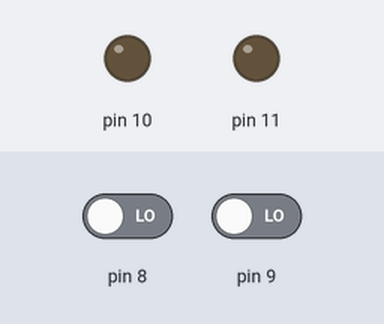
Bench run of a program on a simulated Arduino Uno, built with avr-gcc and run on an emulated ATmega328P. Shown: output pins drawn as LEDs (lit = HIGH). The test bench sets the inputs (shaded band); at power-on: pin 8 LOW, pin 9 LOW.

Above: at 1.2 s.
1.3 s: pin 8 driven HIGH
At 2.5 s:
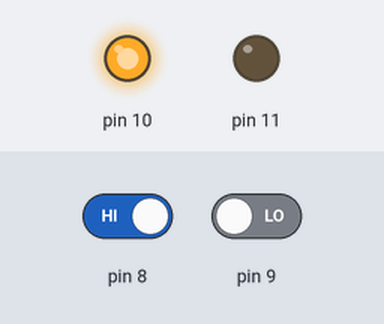
2.8 s: pin 8 driven LOW
At 3.8 s:
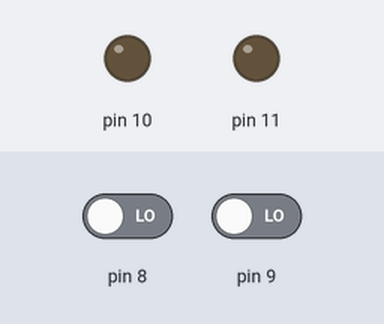
4.3 s: pin 9 driven HIGH
At 4.9 s:
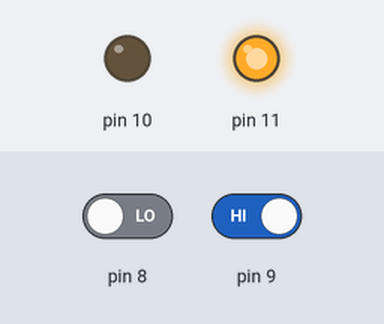
5.8 s: pin 9 driven LOW
At 7.2 s:
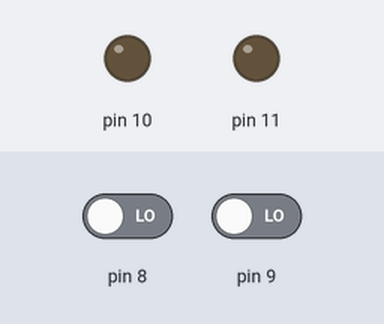
Timing chart, 0 to 8.3 s (numbered marks = the images above; inputs shaded):
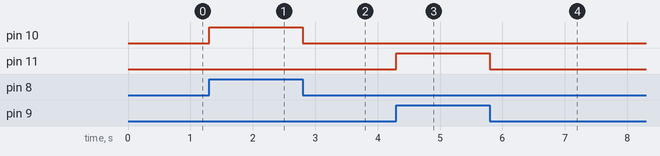

Measured:
- after the input at 1.3 s, pin 10: LOW → HIGH at once
- after the input at 2.8 s, pin 10: HIGH → LOW at once
- after the input at 4.3 s, pin 11: LOW → HIGH at once
- after the input at 5.8 s, pin 11: HIGH → LOW at once

The program:

main.cpp
```cpp
extern "C"{
#include "DLCI.h"
#include "directionalLightingFunc.h"
#include "DLCI_private.h"
}
#include <Arduino.h>


void setup() {
  pinMode (8,INPUT);
  pinMode (9,INPUT);

  pinMode (10,OUTPUT);
  pinMode (11,OUTPUT);

}

void loop() {
  // put your main code here, to run repeatedly:
  DLCI_U.rightSw_B = digitalRead(8);
  DLCI_U.leftSw_B = digitalRead(9);
  DLCI_directionalLightingFunc(DLCI_U.rightSw_B, DLCI_U.leftSw_B,
    &DLCI_Y.rightLamp_B, &DLCI_Y.leftLamp_B);
    digitalWrite(10,DLCI_Y.rightLamp_B);
    digitalWrite(11,DLCI_Y.leftLamp_B);
}
```

DLCI.c
```cpp
/*
 * File: DLCI.c
 *
 * Code generated for Simulink model 'DLCI'.
 *
 * Model version                  : 1.1
 * Simulink Coder version         : 23.2 (R2023b) 01-Aug-2023
 * C/C++ source code generated on : Sat Jul 13 20:43:25 2024
 *
 * Target selection: ert.tlc
 * Embedded hardware selection: Intel->x86-64 (Windows64)
 * Code generation objectives: Unspecified
 * Validation result: Not run
 */

#include "DLCI.h"
#include "directionalLightingFunc.h"

/* External inputs (root inport signals with default storage) */
ExtU_DLCI_T DLCI_U;

/* External outputs (root outports fed by signals with default storage) */
ExtY_DLCI_T DLCI_Y;

/* Real-time model */
static RT_MODEL_DLCI_T DLCI_M_;
RT_MODEL_DLCI_T *const DLCI_M = &DLCI_M_;

/* Model step function */
void DLCI_step(void)
{
  /* Outputs for Atomic SubSystem: '<Root>/directionalLightingFunc' */

  /* Outport: '<Root>/leftLamp_B' incorporates:
   *  Inport: '<Root>/leftSw_B'
   *  Inport: '<Root>/rightSw_B'
   *  Outport: '<Root>/rightLamp_B'
   */
  DLCI_directionalLightingFunc(DLCI_U.rightSw_B, DLCI_U.leftSw_B,
    &DLCI_Y.rightLamp_B, &DLCI_Y.leftLamp_B);

  /* End of Outputs for SubSystem: '<Root>/directionalLightingFunc' */
}

/* Model initialize function */
void DLCI_initialize(void)
{
  /* (no initialization code required) */
}

/* Model terminate function */
void DLCI_terminate(void)
{
  /* (no terminate code required) */
}

/*
 * File trailer for generated code.
 *
 * [EOF]
 */
```

DLCI.h
```cpp
/*
 * File: DLCI.h
 *
 * Code generated for Simulink model 'DLCI'.
 *
 * Model version                  : 1.1
 * Simulink Coder version         : 23.2 (R2023b) 01-Aug-2023
 * C/C++ source code generated on : Sat Jul 13 20:43:25 2024
 *
 * Target selection: ert.tlc
 * Embedded hardware selection: Intel->x86-64 (Windows64)
 * Code generation objectives: Unspecified
 * Validation result: Not run
 */

#ifndef RTW_HEADER_DLCI_h_
#define RTW_HEADER_DLCI_h_
#ifndef DLCI_COMMON_INCLUDES_
#define DLCI_COMMON_INCLUDES_
#include "rtwtypes.h"
#endif                                 /* DLCI_COMMON_INCLUDES_ */

#include "DLCI_types.h"

/* Macros for accessing real-time model data structure */
#ifndef rtmGetErrorStatus
#define rtmGetErrorStatus(rtm)         ((rtm)->errorStatus)
#endif

#ifndef rtmSetErrorStatus
#define rtmSetErrorStatus(rtm, val)    ((rtm)->errorStatus = (val))
#endif

/* External inputs (root inport signals with default storage) */
typedef struct {
  boolean_T rightSw_B;                 /* '<Root>/rightSw_B' */
  boolean_T leftSw_B;                  /* '<Root>/leftSw_B' */
} ExtU_DLCI_T;

/* External outputs (root outports fed by signals with default storage) */
typedef struct {
  boolean_T rightLamp_B;               /* '<Root>/rightLamp_B' */
  boolean_T leftLamp_B;                /* '<Root>/leftLamp_B' */
} ExtY_DLCI_T;

/* Real-time Model Data Structure */
struct tag_RTM_DLCI_T {
  const char_T * volatile errorStatus;
};

/* External inputs (root inport signals with default storage) */
extern ExtU_DLCI_T DLCI_U;

/* External outputs (root outports fed by signals with default storage) */
extern ExtY_DLCI_T DLCI_Y;

/* Model entry point functions */
extern void DLCI_initialize(void);
extern void DLCI_step(void);
extern void DLCI_terminate(void);

/* Real-time Model object */
extern RT_MODEL_DLCI_T *const DLCI_M;

/*-
 * The generated code includes comments that allow you to trace directly
 * back to the appropriate location in the model.  The basic format
 * is <system>/block_name, where system is the system number (uniquely
 * assigned by Simulink) and block_name is the name of the block.
 *
 * Use the MATLAB hilite_system command to trace the generated code back
 * to the model.  For example,
 *
 * hilite_system('<S3>')    - opens system 3
 * hilite_system('<S3>/Kp') - opens and selects block Kp which resides in S3
 *
 * Here is the system hierarchy for this model
 *
 * '<Root>' : 'DLCI'
 * '<S1>'   : 'DLCI/directionalLightingFunc'
 * '<S2>'   : 'DLCI/directionalLightingFunc/If Action Subsystem'
 * '<S3>'   : 'DLCI/directionalLightingFunc/If Action Subsystem1'
 * '<S4>'   : 'DLCI/directionalLightingFunc/If Action Subsystem2'
 */
#endif                                 /* RTW_HEADER_DLCI_h_ */

/*
 * File trailer for generated code.
 *
 * [EOF]
 */
```

DLCI_types.h
```cpp
/*
 * File: DLCI_types.h
 *
 * Code generated for Simulink model 'DLCI'.
 *
 * Model version                  : 1.1
 * Simulink Coder version         : 23.2 (R2023b) 01-Aug-2023
 * C/C++ source code generated on : Sat Jul 13 20:43:25 2024
 *
 * Target selection: ert.tlc
 * Embedded hardware selection: Intel->x86-64 (Windows64)
 * Code generation objectives: Unspecified
 * Validation result: Not run
 */

#ifndef RTW_HEADER_DLCI_types_h_
#define RTW_HEADER_DLCI_types_h_

/* Forward declaration for rtModel */
typedef struct tag_RTM_DLCI_T RT_MODEL_DLCI_T;

#endif                                 /* RTW_HEADER_DLCI_types_h_ */

/*
 * File trailer for generated code.
 *
 * [EOF]
 */
```

directionalLightingFunc.c
```cpp
/*
 * File: directionalLightingFunc.c
 *
 * Code generated for Simulink model 'DLCI'.
 *
 * Model version                  : 1.1
 * Simulink Coder version         : 23.2 (R2023b) 01-Aug-2023
 * C/C++ source code generated on : Sat Jul 13 20:43:25 2024
 *
 * Target selection: ert.tlc
 * Embedded hardware selection: Intel->x86-64 (Windows64)
 * Code generation objectives: Unspecified
 * Validation result: Not run
 */

#include "rtwtypes.h"
#include "directionalLightingFunc.h"

/* Output and update for atomic system: '<Root>/directionalLightingFunc' */
void DLCI_directionalLightingFunc(boolean_T rtu_rightSw_B, boolean_T
  rtu_leftSw_B, boolean_T *rty_rightLamp_B, boolean_T *rty_leftLamp_B)
{
  /* If: '<S1>/If' */
  if (rtu_rightSw_B && (!rtu_leftSw_B)) {
    /* Outputs for IfAction SubSystem: '<S1>/If Action Subsystem' incorporates:
     *  ActionPort: '<S2>/Action Port'
     */
    /* SignalConversion generated from: '<S2>/rightLamp_B' incorporates:
     *  Constant: '<S2>/Constant'
     */
    *rty_rightLamp_B = true;

    /* SignalConversion generated from: '<S2>/leftLamp_B' incorporates:
     *  Constant: '<S2>/Constant1'
     */
    *rty_leftLamp_B = false;

    /* End of Outputs for SubSystem: '<S1>/If Action Subsystem' */
  } else if ((!rtu_rightSw_B) && rtu_leftSw_B) {
    /* Outputs for IfAction SubSystem: '<S1>/If Action Subsystem1' incorporates:
     *  ActionPort: '<S3>/Action Port'
     */
    /* SignalConversion generated from: '<S3>/rightLamp_B' incorporates:
     *  Constant: '<S3>/Constant'
     */
    *rty_rightLamp_B = false;

    /* SignalConversion generated from: '<S3>/leftLamp_B' incorporates:
     *  Constant: '<S3>/Constant1'
     */
    *rty_leftLamp_B = true;

    /* End of Outputs for SubSystem: '<S1>/If Action Subsystem1' */
  } else {
    /* Outputs for IfAction SubSystem: '<S1>/If Action Subsystem2' incorporates:
     *  ActionPort: '<S4>/Action Port'
     */
    /* SignalConversion generated from: '<S4>/rightLamp_B' incorporates:
     *  Constant: '<S4>/Constant'
     */
    *rty_rightLamp_B = false;

    /* SignalConversion generated from: '<S4>/leftLamp_B' incorporates:
     *  Constant: '<S4>/Constant1'
     */
    *rty_leftLamp_B = false;

    /* End of Outputs for SubSystem: '<S1>/If Action Subsystem2' */
  }

  /* End of If: '<S1>/If' */
}

/*
 * File trailer for generated code.
 *
 * [EOF]
 */
```

directionalLightingFunc.h
```cpp
/*
 * File: directionalLightingFunc.h
 *
 * Code generated for Simulink model 'DLCI'.
 *
 * Model version                  : 1.1
 * Simulink Coder version         : 23.2 (R2023b) 01-Aug-2023
 * C/C++ source code generated on : Sat Jul 13 20:43:25 2024
 *
 * Target selection: ert.tlc
 * Embedded hardware selection: Intel->x86-64 (Windows64)
 * Code generation objectives: Unspecified
 * Validation result: Not run
 */

#ifndef RTW_HEADER_directionalLightingFunc_h_
#define RTW_HEADER_directionalLightingFunc_h_
#ifndef DLCI_COMMON_INCLUDES_
#define DLCI_COMMON_INCLUDES_
#include "rtwtypes.h"
#endif                                 /* DLCI_COMMON_INCLUDES_ */

extern void DLCI_directionalLightingFunc(boolean_T rtu_rightSw_B, boolean_T
  rtu_leftSw_B, boolean_T *rty_rightLamp_B, boolean_T *rty_leftLamp_B);

#endif                               /* RTW_HEADER_directionalLightingFunc_h_ */

/*
 * File trailer for generated code.
 *
 * [EOF]
 */
```

rtwtypes.h
```cpp
/*
 * File: rtwtypes.h
 *
 * Code generated for Simulink model 'DLCI'.
 *
 * Model version                  : 1.1
 * Simulink Coder version         : 23.2 (R2023b) 01-Aug-2023
 * C/C++ source code generated on : Sat Jul 13 20:43:25 2024
 *
 * Target selection: ert.tlc
 * Embedded hardware selection: Intel->x86-64 (Windows64)
 * Code generation objectives: Unspecified
 * Validation result: Not run
 */

#ifndef RTWTYPES_H
#define RTWTYPES_H

/* Logical type definitions */
#if (!defined(__cplusplus))
#ifndef false
#define false                          (0U)
#endif

#ifndef true
#define true                           (1U)
#endif
#endif

/*=======================================================================*
 * Target hardware information
 *   Device type: Intel->x86-64 (Windows64)
 *   Number of bits:     char:   8    short:   16    int:  32
 *                       long:  32
 *                       native word size:  64
 *   Byte ordering: LittleEndian
 *   Signed integer division rounds to: Zero
 *   Shift right on a signed integer as arithmetic shift: on
 *=======================================================================*/

/*=======================================================================*
 * Fixed width word size data types:                                     *
 *   int8_T, int16_T, int32_T     - signed 8, 16, or 32 bit integers     *
 *   uint8_T, uint16_T, uint32_T  - unsigned 8, 16, or 32 bit integers   *
 *   real32_T, real64_T           - 32 and 64 bit floating point numbers *
 *=======================================================================*/
typedef signed char int8_T;
typedef unsigned char uint8_T;
typedef short int16_T;
typedef unsigned short uint16_T;
typedef int int32_T;
typedef unsigned int uint32_T;
typedef float real32_T;
typedef double real64_T;

/*===========================================================================*
 * Generic type definitions: boolean_T, char_T, byte_T, int_T, uint_T,       *
 *                           real_T, time_T, ulong_T.                        *
 *===========================================================================*/
typedef double real_T;
typedef double time_T;
typedef unsigned char boolean_T;
typedef int int_T;
typedef unsigned int uint_T;
typedef unsigned long ulong_T;
typedef char char_T;
typedef unsigned char uchar_T;
typedef char_T byte_T;

/*===========================================================================*
 * Complex number type definitions                                           *
 *===========================================================================*/
#define CREAL_T

typedef struct {
  real32_T re;
  real32_T im;
} creal32_T;

typedef struct {
  real64_T re;
  real64_T im;
} creal64_T;

typedef struct {
  real_T re;
  real_T im;
} creal_T;

#define CINT8_T

typedef struct {
  int8_T re;
  int8_T im;
} cint8_T;

#define CUINT8_T

typedef struct {
  uint8_T re;
  uint8_T im;
} cuint8_T;

#define CINT16_T

typedef struct {
  int16_T re;
  int16_T im;
} cint16_T;

#define CUINT16_T

typedef struct {
  uint16_T re;
  uint16_T im;
} cuint16_T;

#define CINT32_T

typedef struct {
  int32_T re;
  int32_T im;
} cint32_T;

#define CUINT32_T

typedef struct {
  uint32_T re;
  uint32_T im;
} cuint32_T;

/*=======================================================================*
 * Min and Max:                                                          *
 *   int8_T, int16_T, int32_T     - signed 8, 16, or 32 bit integers     *
 *   uint8_T, uint16_T, uint32_T  - unsigned 8, 16, or 32 bit integers   *
 *=======================================================================*/
#define MAX_int8_T                     ((int8_T)(127))
#define MIN_int8_T                     ((int8_T)(-128))
#define MAX_uint8_T                    ((uint8_T)(255U))
#define MAX_int16_T                    ((int16_T)(32767))
#define MIN_int16_T                    ((int16_T)(-32768))
#define MAX_uint16_T                   ((uint16_T)(65535U))
#define MAX_int32_T                    ((int32_T)(2147483647))
#define MIN_int32_T                    ((int32_T)(-2147483647-1))
#define MAX_uint32_T                   ((uint32_T)(0xFFFFFFFFU))

/* Block D-Work pointer type */
typedef void * pointer_T;

#endif                                 /* RTWTYPES_H */

/*
 * File trailer for generated code.
 *
 * [EOF]
 */
```

DLCI_private.h
```cpp
/*
 * File: DLCI_private.h
 *
 * Code generated for Simulink model 'DLCI'.
 *
 * Model version                  : 1.1
 * Simulink Coder version         : 23.2 (R2023b) 01-Aug-2023
 * C/C++ source code generated on : Sat Jul 13 20:43:25 2024
 *
 * Target selection: ert.tlc
 * Embedded hardware selection: Intel->x86-64 (Windows64)
 * Code generation objectives: Unspecified
 * Validation result: Not run
 */

#ifndef RTW_HEADER_DLCI_private_h_
#define RTW_HEADER_DLCI_private_h_
#include "rtwtypes.h"
#include "DLCI_types.h"
#endif                                 /* RTW_HEADER_DLCI_private_h_ */

/*
 * File trailer for generated code.
 *
 * [EOF]
 */
```
